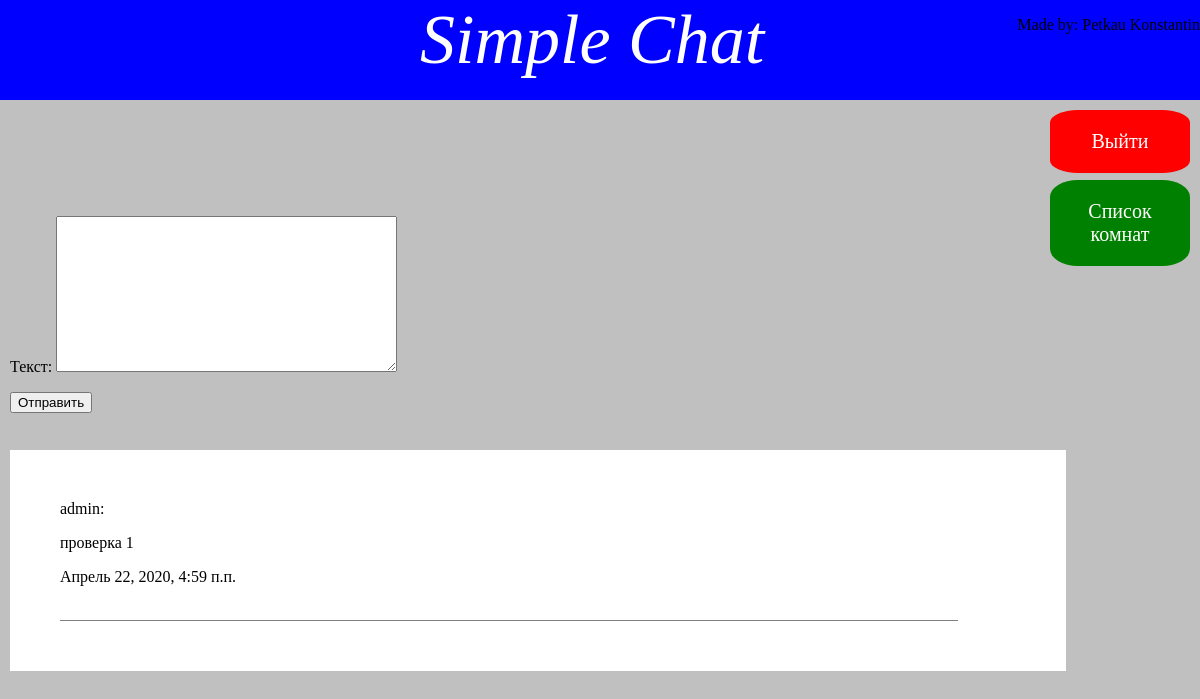
The page /chat/ (signed in) on the database as committed earlier.
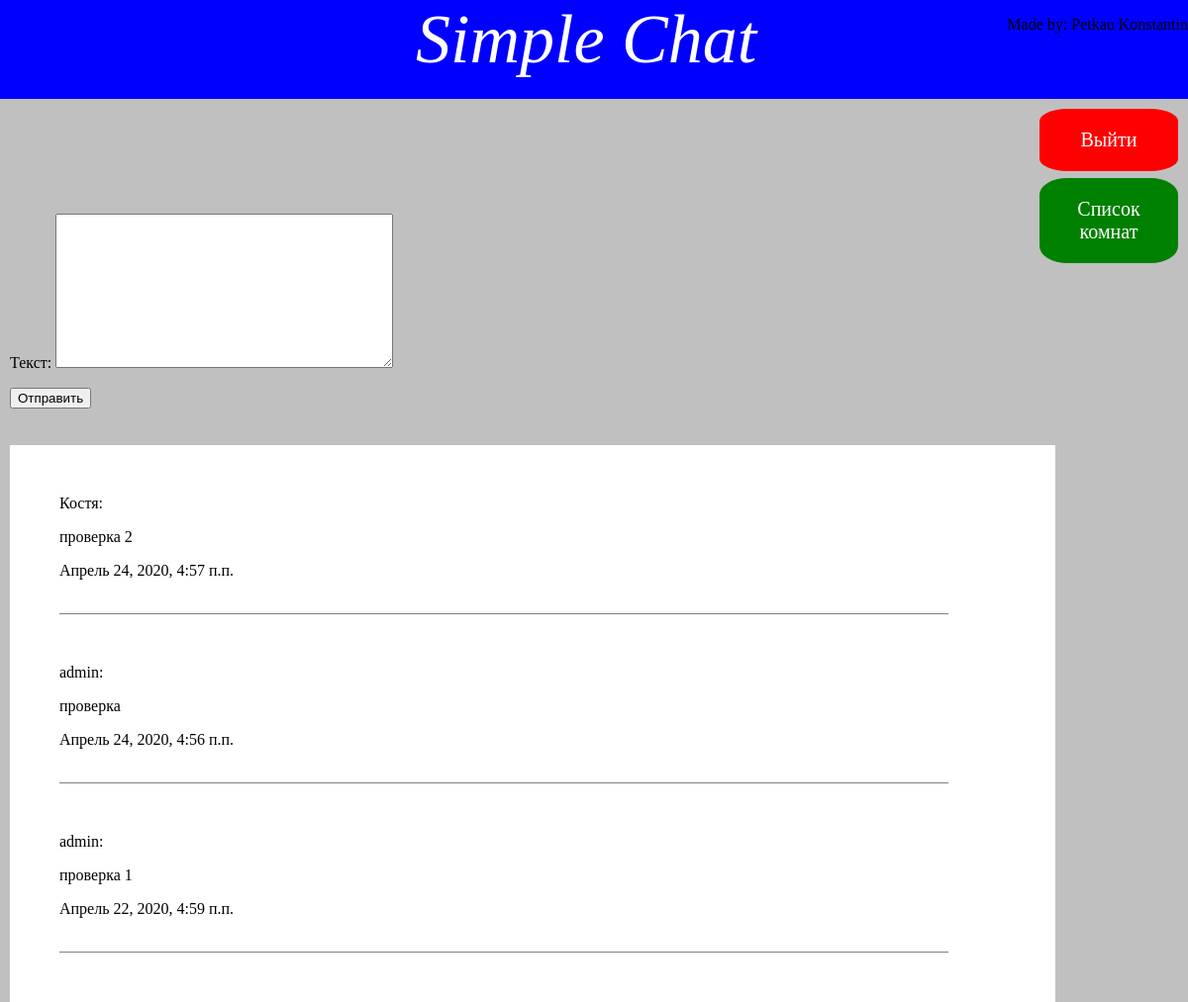
The same page on the database as committed later.
### chat/models.py (models this page shows, shortened)
class Letter(models.Model):
	text = models.TextField(max_length = 600, verbose_name = 'Текст')
	author = models.ForeignKey(User, on_delete = models.CASCADE, verbose_name = 'Автор')
	date = models.DateTimeField(auto_now_add = True, verbose_name = 'Дата написания сообщения')
	class Meta:
		verbose_name = 'Сообщение'
		verbose_name_plural = 'Сообщения'
		ordering = ['-date']

### chat/views.py (the view, shortened to what this page needs)
# urls.py: path('chat/', views.Chat.as_view(), name = 'chat'),
class Chat(LoginRequiredMixin, CreateView):
	template_name = 'chat.html'
	model = Letter
	form_class = LetterForm
	success_url = '/chat/'
	def get_context_data(self, *args, **kwargs):
		context = super().get_context_data(**kwargs)
		context['letter'] = Letter.objects.all()
		return context

### chat/forms.py
class LetterForm(ModelForm):
	class Meta:
		model = Letter
		fields = ['text']

### template/chat.html (shortened to what this page needs)
{%extends "main.html"%}
{%block content%}
<a class = 'logout_chat_button' href = '{%url "chat:logout"%}'>Выйти</a>
<a class = 'change_room_button' href = '{%url "chat:rooms_list"%}'>Список комнат</a>
<div class = 'new_letter'>
	<form method = 'POST'>
		{{form.as_p}}
		<input type = submit value = Отправить>
	</form>
</div>
<div class = 'div_chat'>
	{%for i in letter%}
	<div class = 'div_chat_letter'>
		<p>{{i.author}}:<p>
		<p>{{i.text}}</p>
		<p>{{i.date}}</p><br>
	</div>
	{%endfor%}
</div>
{%endblock content%}

Rows that differ between the two databases and show on the page:
added Letter: author "Костя", text "проверка 2", date "Апрель 24, 2020, 4:57 п.п."
added Letter: author "admin", text "проверка", date "Апрель 24, 2020, 4:56 п.п."
